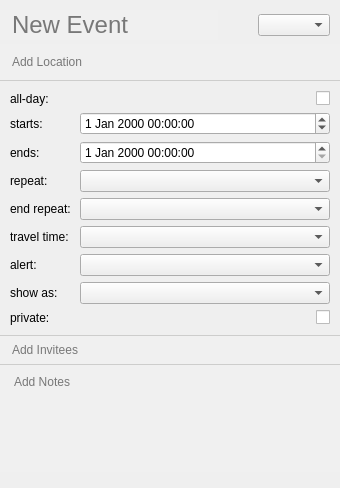
<?xml version="1.0" encoding="UTF-8"?>
<ui version="4.0">
 <class>touka::EventView</class>
 <widget class="QWidget" name="touka::EventView">
  <property name="geometry">
   <rect>
    <x>0</x>
    <y>0</y>
    <width>340</width>
    <height>488</height>
   </rect>
  </property>
  <property name="font">
   <font>
    <bold>false</bold>
   </font>
  </property>
  <property name="windowTitle">
   <string>EventView</string>
  </property>
  <layout class="QVBoxLayout" name="verticalLayout">
   <property name="spacing">
    <number>0</number>
   </property>
   <property name="sizeConstraint">
    <enum>QLayout::SetNoConstraint</enum>
   </property>
   <property name="leftMargin">
    <number>0</number>
   </property>
   <property name="topMargin">
    <number>0</number>
   </property>
   <property name="rightMargin">
    <number>0</number>
   </property>
   <property name="bottomMargin">
    <number>16</number>
   </property>
   <item>
    <layout class="QHBoxLayout" name="horizontalLayout">
     <property name="spacing">
      <number>0</number>
     </property>
     <property name="leftMargin">
      <number>0</number>
     </property>
     <property name="topMargin">
      <number>10</number>
     </property>
     <property name="rightMargin">
      <number>10</number>
     </property>
     <property name="bottomMargin">
      <number>4</number>
     </property>
     <item>
      <widget class="QLineEdit" name="lineEdit">
       <property name="font">
        <font>
         <pointsize>18</pointsize>
         <bold>false</bold>
        </font>
       </property>
       <property name="styleSheet">
        <string notr="true">QLineEdit{ 
background-color:rgb(240, 240, 240);
padding-left: 10px;
}
</string>
       </property>
       <property name="frame">
        <bool>false</bool>
       </property>
       <property name="placeholderText">
        <string>New Event</string>
       </property>
      </widget>
     </item>
     <item>
      <spacer name="horizontalSpacer">
       <property name="orientation">
        <enum>Qt::Horizontal</enum>
       </property>
       <property name="sizeHint" stdset="0">
        <size>
         <width>40</width>
         <height>20</height>
        </size>
       </property>
      </spacer>
     </item>
     <item>
      <widget class="QComboBox" name="cbCategory"/>
     </item>
    </layout>
   </item>
   <item>
    <widget class="QLineEdit" name="leAddLocation">
     <property name="styleSheet">
      <string notr="true">QLineEdit{ 
background-color:rgb(240, 240, 240);
padding: 10px;
border-bottom: 1px solid rgb(205, 205, 204);
}
</string>
     </property>
     <property name="frame">
      <bool>false</bool>
     </property>
     <property name="placeholderText">
      <string>Add Location</string>
     </property>
    </widget>
   </item>
   <item>
    <layout class="QFormLayout" name="formLayout_2">
     <property name="sizeConstraint">
      <enum>QLayout::SetNoConstraint</enum>
     </property>
     <property name="formAlignment">
      <set>Qt::AlignLeading|Qt::AlignLeft|Qt::AlignVCenter</set>
     </property>
     <property name="horizontalSpacing">
      <number>6</number>
     </property>
     <property name="verticalSpacing">
      <number>6</number>
     </property>
     <property name="leftMargin">
      <number>10</number>
     </property>
     <property name="topMargin">
      <number>10</number>
     </property>
     <property name="rightMargin">
      <number>10</number>
     </property>
     <property name="bottomMargin">
      <number>10</number>
     </property>
     <item row="0" column="0">
      <widget class="QLabel" name="label_8">
       <property name="text">
        <string>all-day: </string>
       </property>
      </widget>
     </item>
     <item row="0" column="1">
      <widget class="QCheckBox" name="cbAllDay">
       <property name="layoutDirection">
        <enum>Qt::RightToLeft</enum>
       </property>
       <property name="text">
        <string/>
       </property>
       <property name="autoRepeat">
        <bool>false</bool>
       </property>
       <property name="autoExclusive">
        <bool>false</bool>
       </property>
       <property name="tristate">
        <bool>false</bool>
       </property>
      </widget>
     </item>
     <item row="1" column="0">
      <widget class="QLabel" name="label">
       <property name="text">
        <string>starts: </string>
       </property>
      </widget>
     </item>
     <item row="1" column="1">
      <widget class="QDateTimeEdit" name="dteStarts">
       <property name="layoutDirection">
        <enum>Qt::LeftToRight</enum>
       </property>
       <property name="wrapping">
        <bool>false</bool>
       </property>
       <property name="frame">
        <bool>true</bool>
       </property>
       <property name="alignment">
        <set>Qt::AlignLeading|Qt::AlignLeft|Qt::AlignVCenter</set>
       </property>
       <property name="buttonSymbols">
        <enum>QAbstractSpinBox::UpDownArrows</enum>
       </property>
       <property name="accelerated">
        <bool>false</bool>
       </property>
       <property name="correctionMode">
        <enum>QAbstractSpinBox::CorrectToPreviousValue</enum>
       </property>
       <property name="showGroupSeparator" stdset="0">
        <bool>false</bool>
       </property>
       <property name="currentSection">
        <enum>QDateTimeEdit::YearSection</enum>
       </property>
       <property name="calendarPopup">
        <bool>false</bool>
       </property>
      </widget>
     </item>
     <item row="2" column="0">
      <widget class="QLabel" name="label_2">
       <property name="text">
        <string>ends: </string>
       </property>
      </widget>
     </item>
     <item row="2" column="1">
      <widget class="QDateTimeEdit" name="dteEnds"/>
     </item>
     <item row="3" column="0">
      <widget class="QLabel" name="label_3">
       <property name="text">
        <string>repeat: </string>
       </property>
      </widget>
     </item>
     <item row="3" column="1">
      <widget class="QComboBox" name="comboBox"/>
     </item>
     <item row="4" column="0">
      <widget class="QLabel" name="label_4">
       <property name="text">
        <string>end repeat: </string>
       </property>
      </widget>
     </item>
     <item row="4" column="1">
      <widget class="QComboBox" name="cbEndRepeat"/>
     </item>
     <item row="5" column="0">
      <widget class="QLabel" name="label_5">
       <property name="text">
        <string>travel time: </string>
       </property>
      </widget>
     </item>
     <item row="5" column="1">
      <widget class="QComboBox" name="cbTravelTime"/>
     </item>
     <item row="6" column="0">
      <widget class="QLabel" name="label_6">
       <property name="text">
        <string>alert: </string>
       </property>
      </widget>
     </item>
     <item row="6" column="1">
      <widget class="QComboBox" name="cbAlert"/>
     </item>
     <item row="7" column="0">
      <widget class="QLabel" name="label_7">
       <property name="text">
        <string>show as: </string>
       </property>
      </widget>
     </item>
     <item row="7" column="1">
      <widget class="QComboBox" name="cbRepeat">
       <property name="editable">
        <bool>false</bool>
       </property>
       <property name="duplicatesEnabled">
        <bool>false</bool>
       </property>
       <property name="frame">
        <bool>true</bool>
       </property>
       <property name="modelColumn">
        <number>0</number>
       </property>
      </widget>
     </item>
     <item row="8" column="0">
      <widget class="QLabel" name="label_9">
       <property name="text">
        <string>private: </string>
       </property>
      </widget>
     </item>
     <item row="8" column="1">
      <widget class="QCheckBox" name="cbPrivate">
       <property name="layoutDirection">
        <enum>Qt::RightToLeft</enum>
       </property>
       <property name="text">
        <string/>
       </property>
      </widget>
     </item>
    </layout>
   </item>
   <item>
    <widget class="QLineEdit" name="leAddInvitees">
     <property name="styleSheet">
      <string notr="true">QLineEdit{ 
background-color:rgb(240, 240, 240);
padding-top: 6px;
padding-bottom: 6px;
padding-left: 10px;
border-top: 1px solid rgb(205, 205, 204);
border-bottom: 1px solid rgb(205, 205, 204);
}

QLineEdit:focus {
background-color:rgb(224, 224, 223)
}</string>
     </property>
     <property name="frame">
      <bool>false</bool>
     </property>
     <property name="placeholderText">
      <string>Add Invitees</string>
     </property>
     <property name="cursorMoveStyle">
      <enum>Qt::LogicalMoveStyle</enum>
     </property>
    </widget>
   </item>
   <item>
    <widget class="QTextEdit" name="teNote">
     <property name="styleSheet">
      <string notr="true">QTextEdit { 
background-color:rgb(240, 240, 240);
padding-top: 6px;
padding-left: 10px;
}

QTextEdit:focus {
background-color:rgb(224, 224, 223)
}</string>
     </property>
     <property name="frameShape">
      <enum>QFrame::NoFrame</enum>
     </property>
     <property name="documentTitle">
      <string/>
     </property>
     <property name="placeholderText">
      <string>Add Notes</string>
     </property>
    </widget>
   </item>
  </layout>
 </widget>
 <resources/>
 <connections/>
</ui>
